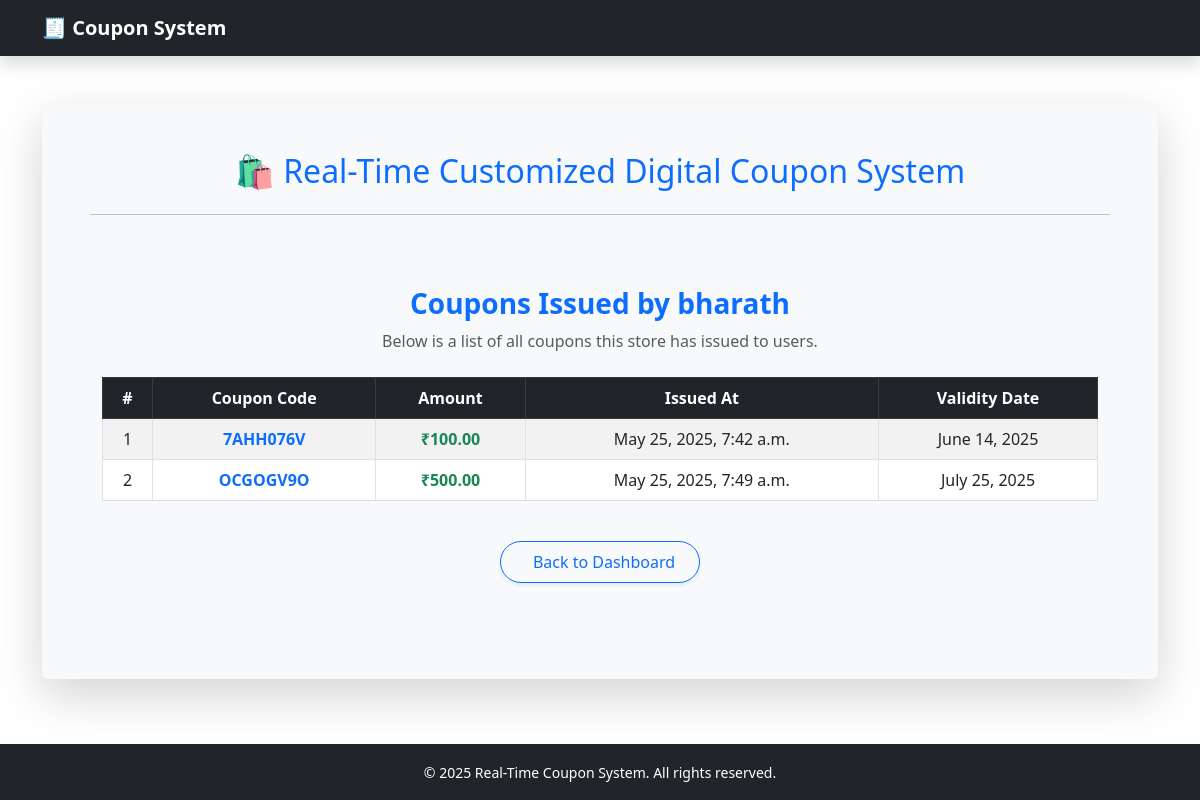
The app's page /store/6/coupons/ (signed in) with its own data.
### coupon_app/models.py (models this page shows, shortened)
class Store(models.Model):
    name = models.CharField(max_length=255)
    username = models.CharField(max_length=100)
    store_user = models.OneToOneField(User, on_delete=models.CASCADE, null=True, blank=True)
    password = models.CharField(max_length=100)

class Coupon(models.Model):
    user = models.ForeignKey(UserProfile, on_delete=models.CASCADE)
    store = models.ForeignKey(Store, on_delete=models.CASCADE)
    code = models.CharField(max_length=20)  # <-- this line is critical
    amount = models.DecimalField(max_digits=10, decimal_places=2, null=True, blank=True)
    issued_at = models.DateTimeField(auto_now_add=True)
    validity_date = models.DateField(null=True, blank=True)

### coupon_app/views.py (the view)
# urls.py: path('store/<int:store_id>/coupons/', views.view_store_coupons, name='view_store_coupons'),
@login_required
@user_passes_test(lambda u: u.is_superuser)
def view_store_coupons(request, store_id):
    store = get_object_or_404(Store, id=store_id)
    coupons = Coupon.objects.filter(store=store)
    return render(request, 'coupon_app/view_store_coupons.html', {'store': store, 'coupons': coupons})

### coupon_app/templates/coupon_app/view_store_coupons.html (shortened to what this page needs)
{% extends 'coupon_app/base.html' %}
{% block content %}
<div class="container py-5">
    <div class="text-center mb-4">
        <h3 class="fw-bold text-primary">Coupons Issued by {{ store.name }}</h3>
        <p class="text-muted">Below is a list of all coupons this store has issued to users.</p>
    </div>
    {% if coupons %}
    <div class="table-responsive">
        <table class="table table-striped table-bordered align-middle text-center">
            <thead class="table-dark">
                <tr>
                    <th>#</th>
                    <th>Coupon Code</th>
                    <th>Amount</th>
                    <th>Issued At</th>
                    <th>Validity Date</th>
                </tr>
            </thead>
            <tbody>
                {% for coupon in coupons %}
                <tr>
                    <td>{{ forloop.counter }}</td>
                    <td class="text-primary fw-semibold">{{ coupon.code }}</td>
                    <td class="text-success fw-bold">₹{{ coupon.amount }}</td>
                    <td>{{ coupon.issued_at }}</td>
                    <td>{{ coupon.validity_date }}</td>
                </tr>
                {% endfor %}
            </tbody>
        </table>
    </div>
    {% else %}
    <div class="alert alert-warning text-center mt-4">
        No coupons have been issued by this store yet.
    </div>
    {% endif %}
    <div class="text-center">
        <a href="{% url 'dashboard_admin' %}"
   class="btn btn-outline-primary mt-4 px-4 py-2 rounded-pill shadow-sm d-inline-flex align-items-center">
    Back to Dashboard
</a>
    </div>
</div>
{% endblock %}

### records on screen
Store: name "bharath"
Coupon: code "7AHH076V", amount "100.00", issued_at "May 25, 2025, 7:42 a.m.", validity_date "June 14, 2025"
Coupon: code "OCGOGV9O", amount "500.00", issued_at "May 25, 2025, 7:49 a.m.", validity_date "July 25, 2025"

### other values on screen
{{ year|default:"2025" }} "2025"
